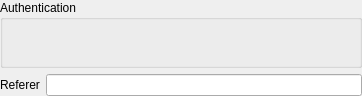
<?xml version="1.0" encoding="UTF-8"?>
<ui version="4.0">
 <class>QgsArcGisRestSourceWidgetBase</class>
 <widget class="QgsProviderSourceWidget" name="QgsArcGisRestSourceWidgetBase">
  <property name="geometry">
   <rect>
    <x>0</x>
    <y>0</y>
    <width>362</width>
    <height>96</height>
   </rect>
  </property>
  <property name="windowTitle">
   <string>ArcGIS REST Connection</string>
  </property>
  <layout class="QGridLayout" name="gridLayout">
   <property name="leftMargin">
    <number>0</number>
   </property>
   <property name="topMargin">
    <number>0</number>
   </property>
   <property name="rightMargin">
    <number>0</number>
   </property>
   <property name="bottomMargin">
    <number>0</number>
   </property>
   <item row="0" column="0" colspan="2">
    <widget class="QGroupBox" name="mAuthGroupBox">
     <property name="title">
      <string>Authentication</string>
     </property>
     <layout class="QVBoxLayout" name="verticalLayout_3">
      <property name="leftMargin">
       <number>6</number>
      </property>
      <property name="topMargin">
       <number>6</number>
      </property>
      <property name="rightMargin">
       <number>6</number>
      </property>
      <property name="bottomMargin">
       <number>6</number>
      </property>
      <item>
       <widget class="QgsAuthSettingsWidget" name="mAuthSettings" native="true"/>
      </item>
     </layout>
    </widget>
   </item>
   <item row="1" column="0">
    <widget class="QLabel" name="lblReferer">
     <property name="text">
      <string>Referer</string>
     </property>
     <property name="buddy">
      <cstring>mEditReferer</cstring>
     </property>
    </widget>
   </item>
   <item row="1" column="1">
    <widget class="QLineEdit" name="mEditReferer">
     <property name="toolTip">
      <string>Optional custom referer</string>
     </property>
    </widget>
   </item>
  </layout>
 </widget>
 <customwidgets>
  <customwidget>
   <class>QgsAuthSettingsWidget</class>
   <extends>QWidget</extends>
   <header>auth/qgsauthsettingswidget.h</header>
   <container>1</container>
  </customwidget>
  <customwidget>
   <class>QgsProviderSourceWidget</class>
   <extends>QWidget</extends>
   <header>qgsprovidersourcewidget.h</header>
   <container>1</container>
  </customwidget>
 </customwidgets>
 <resources/>
 <connections/>
</ui>
